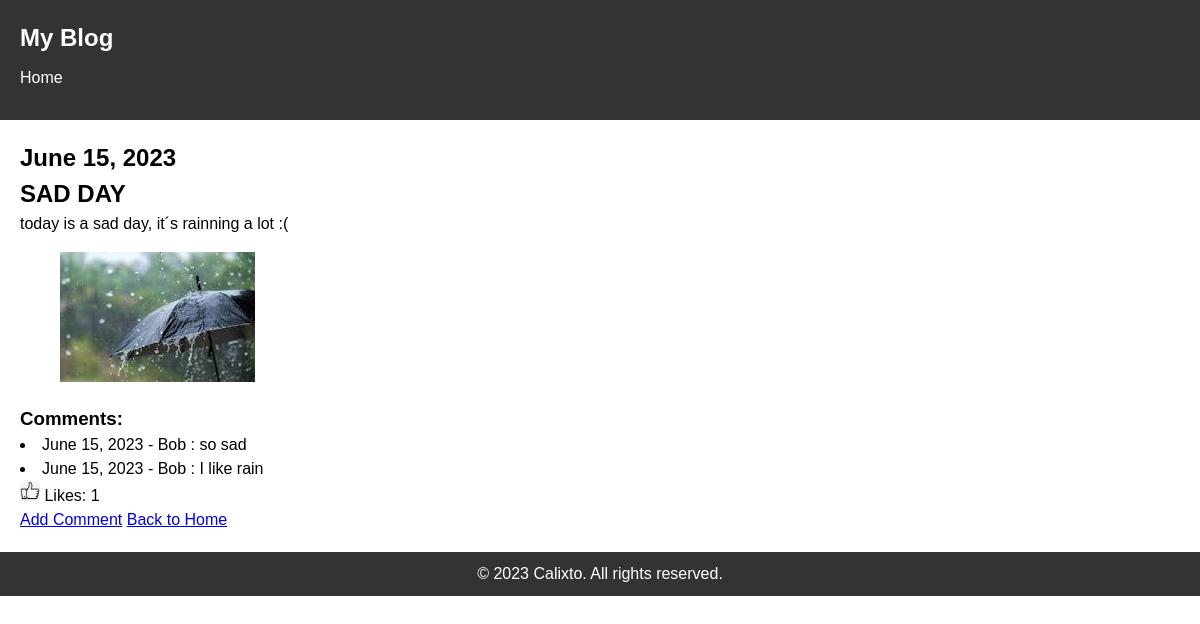
The app's page /blog/2/ with its own data.
### blog/models.py (models this page shows, shortened)
class Post(models.Model):
    post_text = models.TextField()
    post_title = models.CharField(max_length=200)
    pub_date = models.DateTimeField()
    photo = models.ImageField(upload_to='post_images/', null=True, blank=True)
    def count_likes(self):
        return self.comment_set.filter(like=True).count()

class Comment(models.Model):
    post = models.ForeignKey(Post, on_delete=models.CASCADE)
    comment_text = models.CharField(max_length=200)
    comment_date = models.DateTimeField()
    like = models.BooleanField()
    comment_name = models.CharField(max_length=50)

### blog/views.py (the view)
# urls.py: path("<int:pk>/", views.DetailView.as_view(), name="detail"),
class DetailView(generic.DetailView):
    model = Post
    template_name = "blog/detail.html"

### blog/templates/blog/detail.html
{% extends 'blog/index.html' %}
{% load static %}
{% block content %}
    <h2>{{post.pub_date|date}}</h2>
    <h2>{{post.post_title}}</h2>
    <p align="justify">  {{post.post_text}}</p>
    <figure>
    {% if post.photo %}
        <img src="{{ post.photo.url }}" alt="Post Photo">
    {% else %}
        <p>No image available</p>
    {% endif %}
    </figure>
    <h3>Comments:</h3>
    {% for comment in post.comment_set.all %}
    <li>{{ comment.comment_date|date }} - {{ comment.comment_name }} : {{ comment.comment_text }}</li>
    {% endfor %}
    <p> <img src="{% static 'blog/images/like.png' %}" alt="Like Logo" width="20" height="20"style="background-color: white;"> Likes: {{ post.count_likes }}</p>
    <a href="{% url 'blog:add_comment' post.id %}">Add Comment</a>
    <a href="{% url 'blog:index' %}">Back to Home</a>
{% endblock %}

### blog/static/blog/style.css (style rules this page uses)
body, h1, h2, h3, h4, h5, h6, p, ul, li { margin: 0; padding: 0; }
body { font-family: Arial, sans-serif; font-size: 16px; line-height: 1.5; }

### records on screen
Post: pub_date "June 15, 2023", post_title "SAD DAY", post_text "today is a sad day, it´s rainning a lot :(", photo (picture), count_likes "1"
Comment: comment_date "June 15, 2023", comment_name "Bob", comment_text "so sad"
Comment: comment_date "June 15, 2023", comment_name "Bob", comment_text "I like rain"
